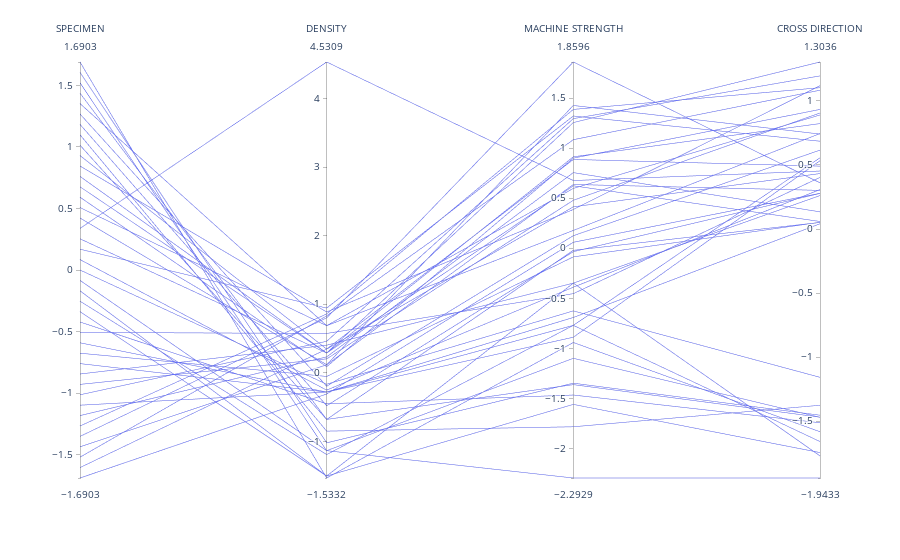

Notebook source saved alongside this figure:
### Code cell
import plotly.express as px
fig = px.parallel_coordinates(dfz)
fig.show()
